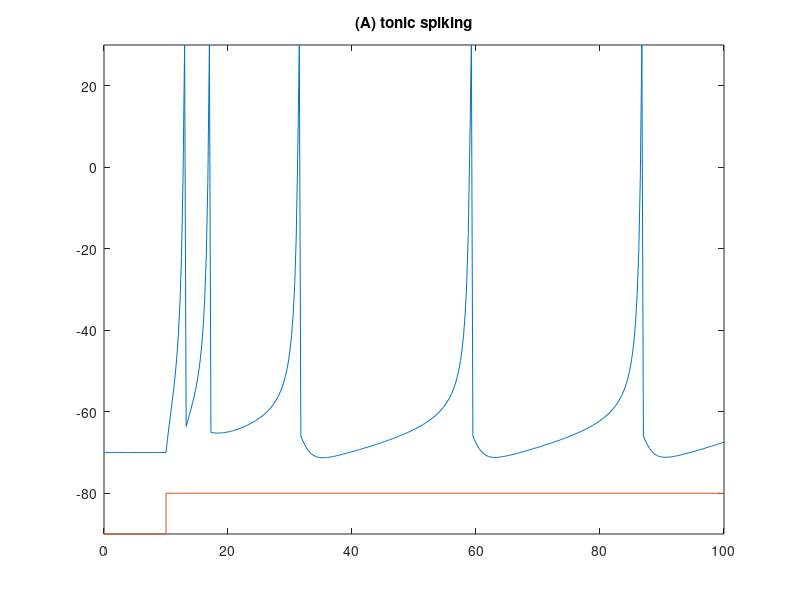

The MATLAB script that drew this image:
% Izhikevich model
% Adapted from code for Figure 1 of 2004 paper
% available at http://www.izhikevich.org/publications/figure1.m
a=0.02; b=0.2;  c=-65;  d=6;
V=-70;  u=b*V;
VV=[];  uu=[];
tau = 0.25; tspan = 0:tau:100;
T1=tspan(end)/10;
for t=tspan
    if (t>T1) 
        I=14;
    else
        I=0;
    end;
    V = V + tau*(0.04*V^2+5*V+140-u+I);
    u = u + tau*a*(b*V-u);
    if V > 30
        VV(end+1)=30;
        V = c;
        u = u + d;
    else
        VV(end+1)=V;
    end;
    uu(end+1)=u;
end;
plot(tspan,VV,[0 T1 T1 max(tspan)],-90+[0 0 10 10]);
axis([0 max(tspan) -90 30])
%axis off;                               
title('(A) tonic spiking');
